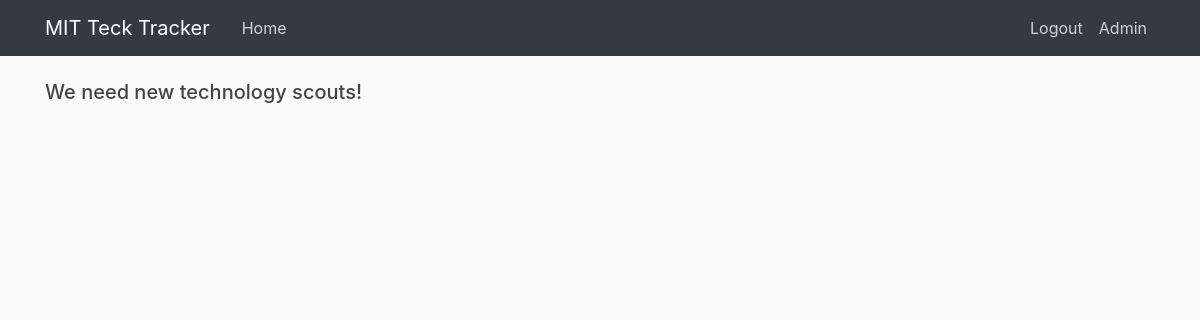
/task_board_a (signed in), run on an earlier commit of the app's database.
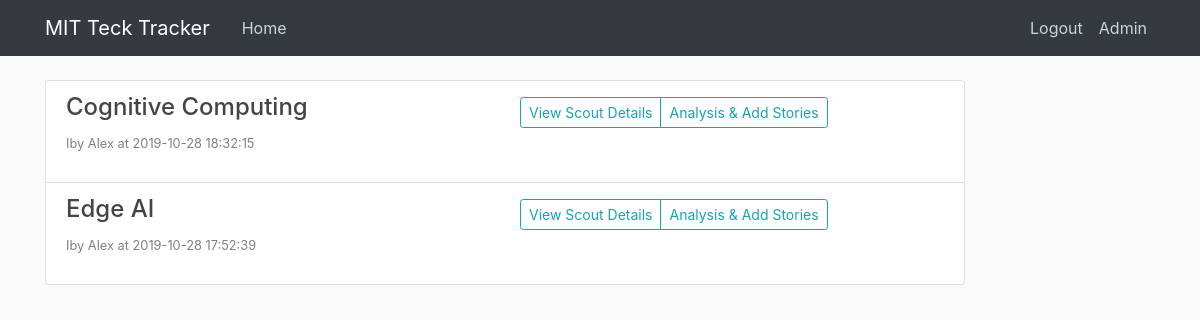
And on a later commit of the database.
### tables this page shows
CREATE TABLE tech_main_log (
  log_id integer PRIMARY KEY autoincrement, -- SERIAL PRIMARY KEY (Postgres)
  contributor integer NOT NULL,
  tech_name text NOT NULL,
  scout_time timestamp without time zone NOT NULL,
  description text NOT NULL,
  desc_source text,
  impact text NOT NULL,
  impa_source text,
  impa_sector text,
  asso_names text,
  emb_techs text,
  edited boolean,
  wiki_link text,
  category text,
  change_committed timestamp without time zone
);

### app.py (the view)
@app.route("/task_board_a", methods = ['GET', 'POST'])
def task_board_a():
    user = get_current_user()
    if not user:
        return redirect(url_for('login'))
    if user['can_analyse'] == 0:
        flash('No access to TechAnalytics. Please contact administrators', 'danger')
        return redirect(url_for('home'))
    db = get_db()
    task_cur = db.execute('''select
                                tml.log_id log_id,
                                tml.tech_name tech_name,
                                datetime(tml.scout_time,'unixepoch') scout_time,
                                u.username contributor_name
                            from tech_main_log tml, users u
                            where tml.tech_name in
                                (select distinct tech_name from tech_main_log)
                            and tml.contributor = u.user_id
                            group by tech_name
                            order by lower(tech_name) asc''')
    task_result = task_cur.fetchall()
    return render_template('task_board_a.html', title='Task Board', user= user, tasks = task_result)

### app.py (called while the page is built)
def get_current_user():
    user_result = None
    if 'user' in session:
        user_email = session['user']
        db = get_db()
        user_cur = db.execute('select user_id, email, password, can_scout, can_analyse, can_edit, admin from users where email = ?', [user_email])
        user_result = user_cur.fetchone()
    return user_result

### dbTest.py (called while the page is built)
def connect_db(RowMode=True):
    sql = sqlite3.connect(dbpath)
    if RowMode:
        sql.row_factory = sqlite3.Row
    else:
        sql.row_factory = lambda cursor, row: row[0]
    return sql

def get_db():
    if not hasattr(g, 'sqlite3_db'):
        g.sqlite_db = connect_db()
    return g.sqlite_db

### templates/task_board_a.html
{% extends "layout.html" %}
{% from "show_links.html" import show_links %}
{% block nav %}
{{ show_links(user) }}
{% endblock %}
{% block content %}
<div class="row">
        <div class="col-lg-12">
          <div class="list-group">
            {% if tasks %}
              {% for task in tasks %}
              <div class = "list-group-item">
                <div class = "row">
                  <div class = "col">
                    <h4 class="list-group-item-heading">{{ task['tech_name'] }} </h4>
                    <p><small><font color="grey">Iby {{ task['contributor_name'] }} at {{ task['scout_time'] }} </font></small></p>
                  </div>
                  <div class = "col">
                    <div class="btn-group btn-group-sm pull-right mt-1" role="group">
                      <a href="{{ url_for('view_scout', log_id=task['log_id']) }}" role="button"  class="btn btn-outline-info ">View Scout Details</a>
                      <a href="{{ url_for('tech_analytics', tech=task['tech_name']) }}" role="button"  class="btn btn-outline-info ">Analysis & Add Stories</a>
                    </div>
                  </div>
                </div>
              </div>
              {% endfor %}
            {% else %}
            <h5>We need new technology scouts!</h5>
            {% endif %}
          </div>
        </div>
      </div>
{% endblock %}

What changed in the data, as far as the page shows it:
added tech_main_log: tech_name "Cognitive Computing", contributor_name "Alex", scout_time "2019-10-28 18:32:15"
added tech_main_log: tech_name "Edge AI", contributor_name "Alex", scout_time "2019-10-28 17:52:39"
Also different on the page:
text no longer shown: "We need new technology scouts!"
